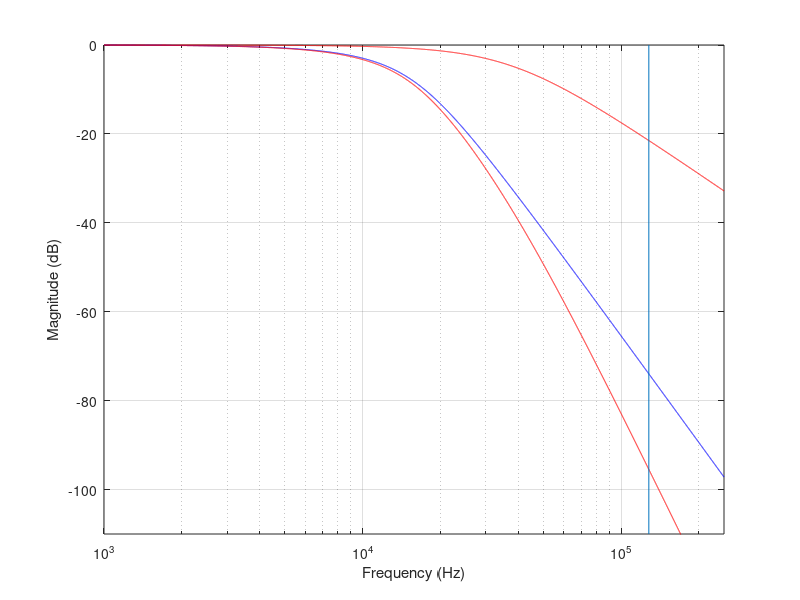
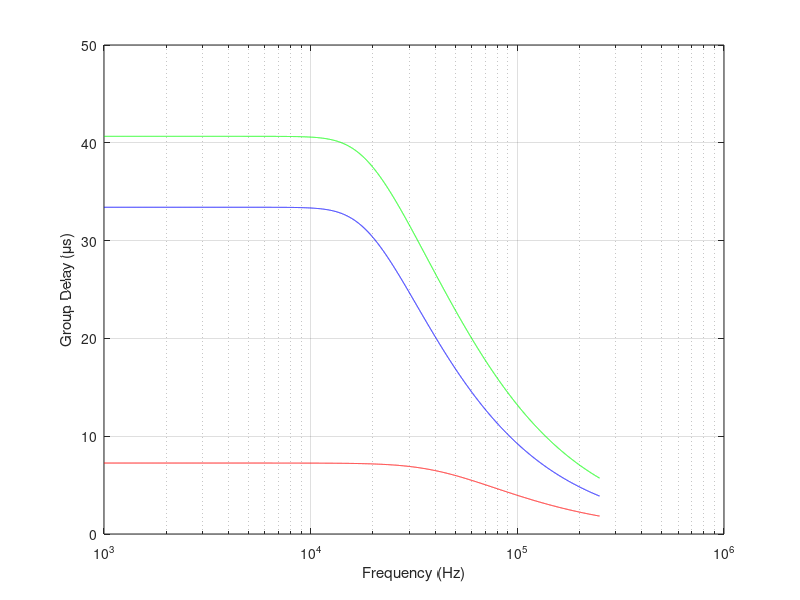

Source code (MATLAB) for these figures, in order: (Note: this script raises an error after producing the figures.)
% now also takes in an h

[bf2, af2] = besself(2, 38000);
%[bf2, af2] = butter(2, 38000, 's');
[bf1, af1] = besself(4, 15250); % 15300 is 10kHz -3dB
bb = conv(bf2, bf1);
ab = conv(af2, af1);

fstart = 1000;
fstop = 250000;

f = logspace(log10(fstart), log10(fstop), 10000);

s = f*j; 

hbf2 = polyval(bf2, s);
haf2 = polyval(af2, s);
hbf1 = polyval(bf1, s);
haf1 = polyval(af1, s);
hbb = polyval(bb, s);
hab = polyval(ab, s);



hf2=(hbf2./haf2);
hf1=(hbf1./haf1);
hb=(hbb./hab);

magf2 = abs(hf2);
magf1 = abs(hf1);
magb = abs(hb);

phasef2 = unwrap(angle(hf2))*180/pi;
phasef1 = unwrap(angle(hf1))*180/pi;
phaseb = unwrap(angle(hb))*180/pi;


figure;

semilogx(f, log10(magf2)*20, 'r');
hold;
semilogx(f, log10(magf1)*20, 'b');
semilogx(f, log10(magb)*20, 'gr');

f1res = log10(magf1)*20; 
pos = find(f1res < -3);
f1Fc = f1res(pos(1)); 
fprintf('The first filter has a -3 db at %3.2f Hz\n', f(pos(1)));
f2res = log10(magf2)*20; 
pos = find(f2res < -3);
fprintf('The second filter has a -3 db at %3.2f Hz\n', f(pos(1)));
bres = log10(magb)*20; 
pos = find(bres < -3);
fprintf('The combined (both) filter has a -3 db at %3.2f Hz\n', f(pos(1)));
bres = log10(magb)*20; 
pos = find(bres < -96);
fprintf('The combined (both) filter has a -96 db at %3.2f Hz\n', f(pos(1)));




line([128000 128000], [0, -110]);

axis([fstart, fstop, -110, 0]); 
ylabel('Magnitude (dB)'); 
xlabel('Frequency (Hz)'); 
grid; 




grdf2 = -phasef2./f/360*1e6;
grdf1 = -phasef1./f/360*1e6;
grdb = -phaseb./f/360*1e6;

figure; 
semilogx(f, grdf2, 'r');
hold; 
semilogx(f, grdf1, 'b');
semilogx(f, grdb, 'g');

ylabel('Group Delay (\mus)'); 
xlabel('Frequency (Hz)'); 
grid;


% here's where we unite analog and digital. Thank you, Alan
% Oppenheim!


w = linspace(0, pi, 10000);
flin = w/pi*128000;
slin = flin*j; 
hanalogb = polyval(bb, slin);
hanaloga = polyval(ab, slin);
hanalog=(hanalogb./hanaloga);


H = freqz(h, 1, w);
figure;

plot(flin/1000, 20*log10(abs(H)), 'g');
hold;
plot(flin/1000, 20*log10(abs(hanalog)), 'r'); 

plot(flin/1000, 20*log10(abs(H).*abs(hanalog)), 'b'); 
axis([0 32 -120 10]);
 
grid; 
line([10, 10], [-120,10], 'Color', 'k', 'LineStyle', '--');
line([16, 16], [-120,10], 'Color', 'k', 'LineStyle', '--');
ylabel('Magnitude (dB)'); 
xlabel('Frequency (kHz)'); 
